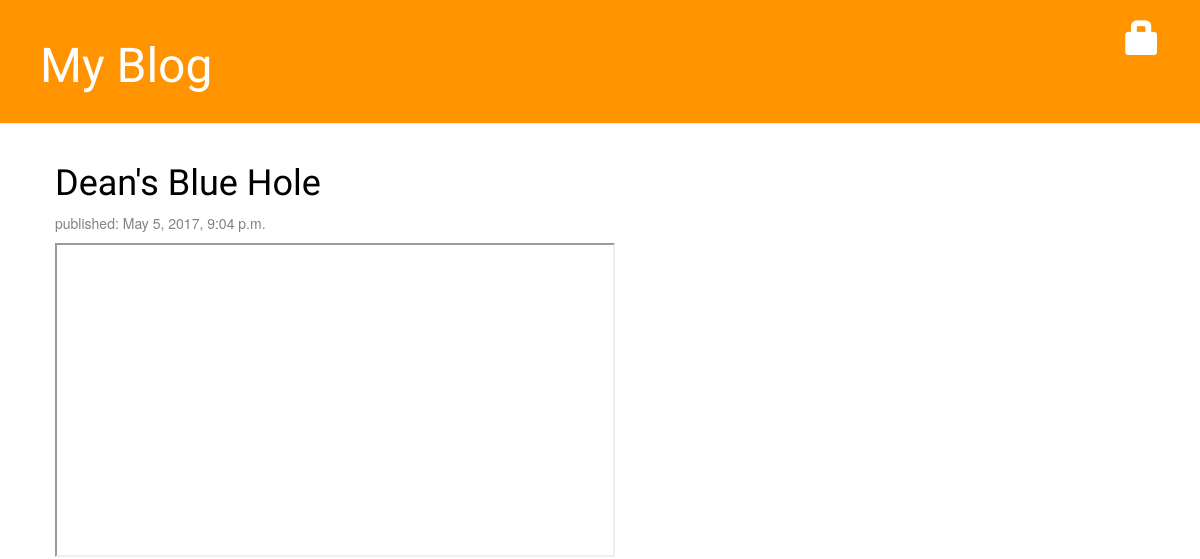
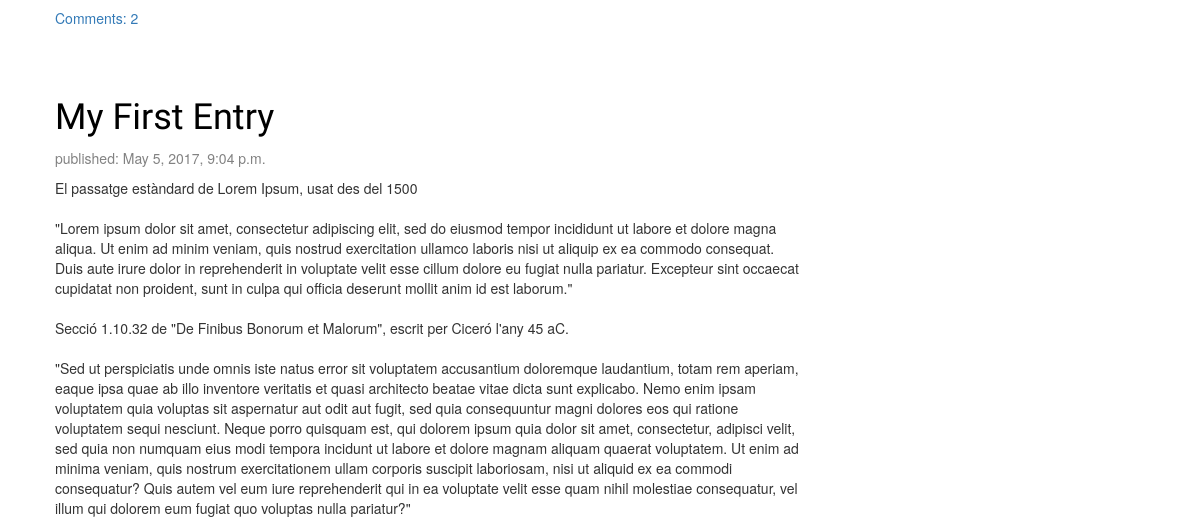
The page /blog/ (upper part) on the database as committed earlier (2 pictures, top to bottom).
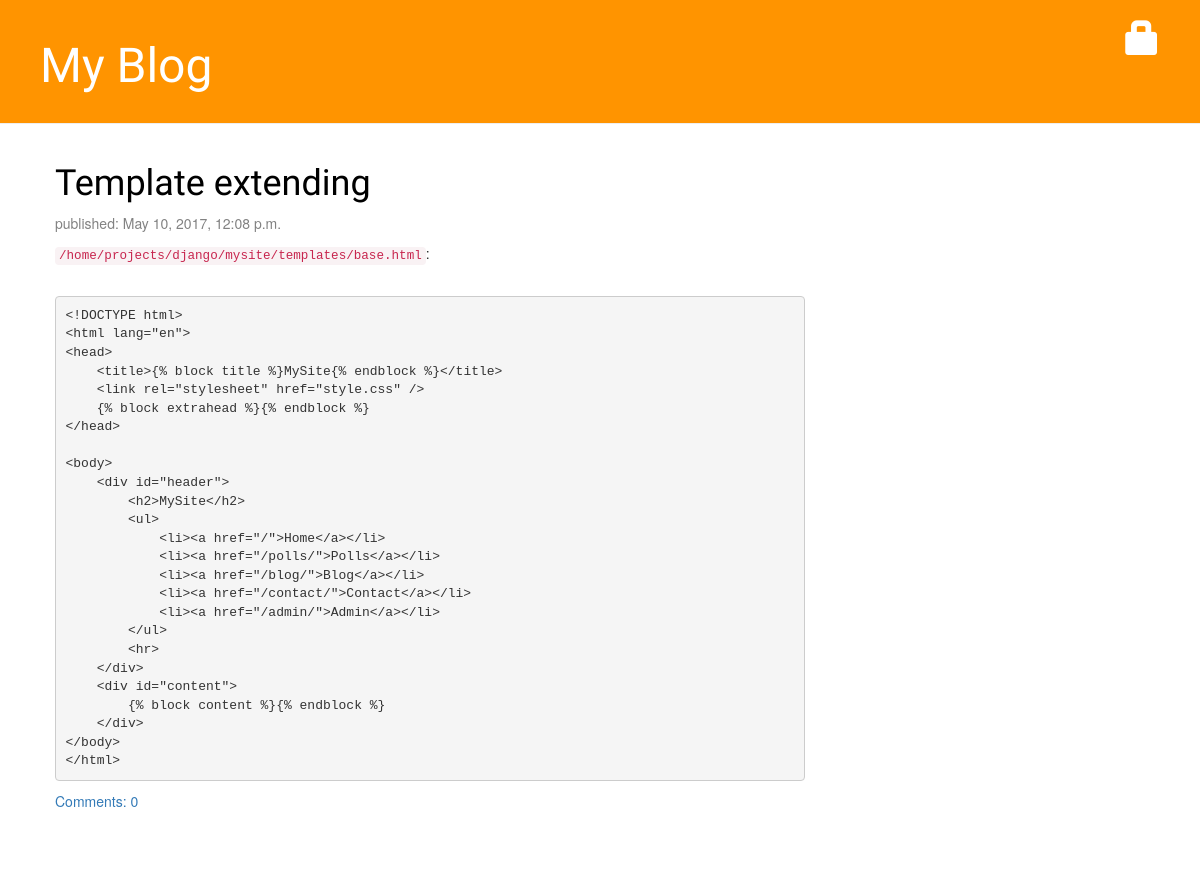
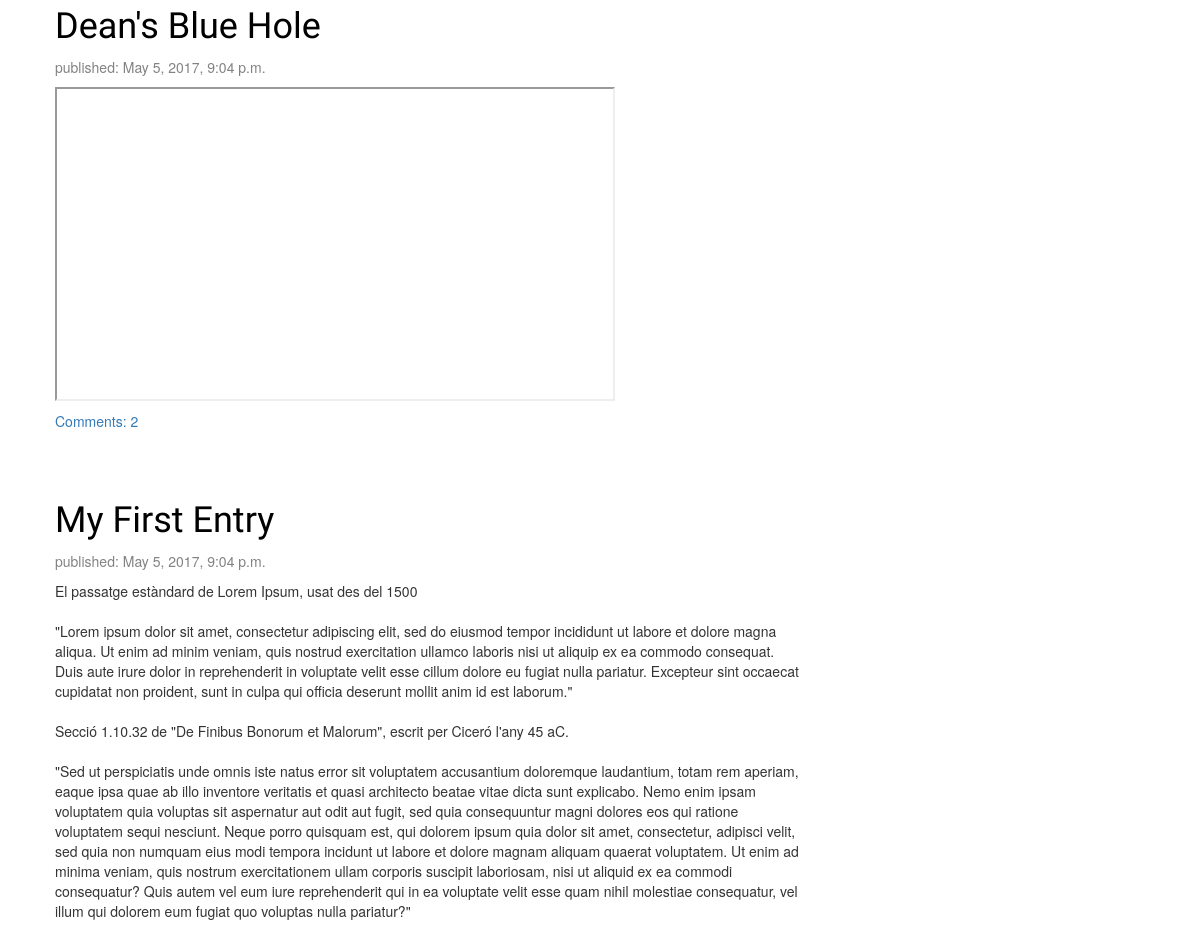
The same page on the database as committed later (2 pictures, top to bottom).
### blog/models.py (models this page shows, shortened)
class Post(models.Model):
    author = models.ForeignKey('auth.User')
    title = models.CharField(max_length=200)
    text = models.TextField()
    created_date = models.DateTimeField(
            default=timezone.now)
    published_date = models.DateTimeField(
            blank=True, null=True)
    def approved_comments(self):
        return self.comments.filter(approved_comment=True)

### blog/views.py (the view)
def post_list(request):
    posts = Post.objects.filter(published_date__lte=timezone.now()).order_by('-published_date')
    return render(request, 'blog/post_list.html', {'posts': posts})

### blog/templates/blog/post_list.html
{% extends 'blog/base.html' %}
{% block content %}
	{% for post in posts %}
		<div class="post">
        		<h1><a href="{% url 'post_detail' pk=post.pk %}">{{ post.title }}</a></h1>
			<div class="date">
                        <p>published: {{ post.published_date }}</p>
			</div>
	                <p>{{ post.text|safe | linebreaksbr }}</p>
			<a href="{% url 'post_detail' pk=post.pk %}">Comments: {{ post.approved_comments.count}}</a>
		</div>
	{% endfor %}
{% endblock %}

Rows that differ between the two databases and show on the page:
added Post: title "Template extending", published_date "May 10, 2017, 12:08 p.m.", text "/home/projects/django/mysite/templates/base.html : <!DOCTYPE html> <html lang=\"en\"> <head> <title>{% block title %}MySite{% endblock %}</title> <link rel=\"stylesheet\" href=\"style.css\" /> {% block extrahead %}{% endblock %} </head> <body> <div id=\"header\"> <h2>MySite</h2> <ul> <li><a href=\"/\">Home</a></li> <li><a href=\"/polls/\">Polls</a></li> <li><a href=\"/blog/\">Blog</a></li> <li><a href=\"/contact/\">Contact</a></li> <li><a href=\"/admin/\">Admin</a></li> </ul> <hr> </div> <div id=\"content\"> {% block content %}{% endblock %} </div> </body> </html>", approved_comments.count "0"
